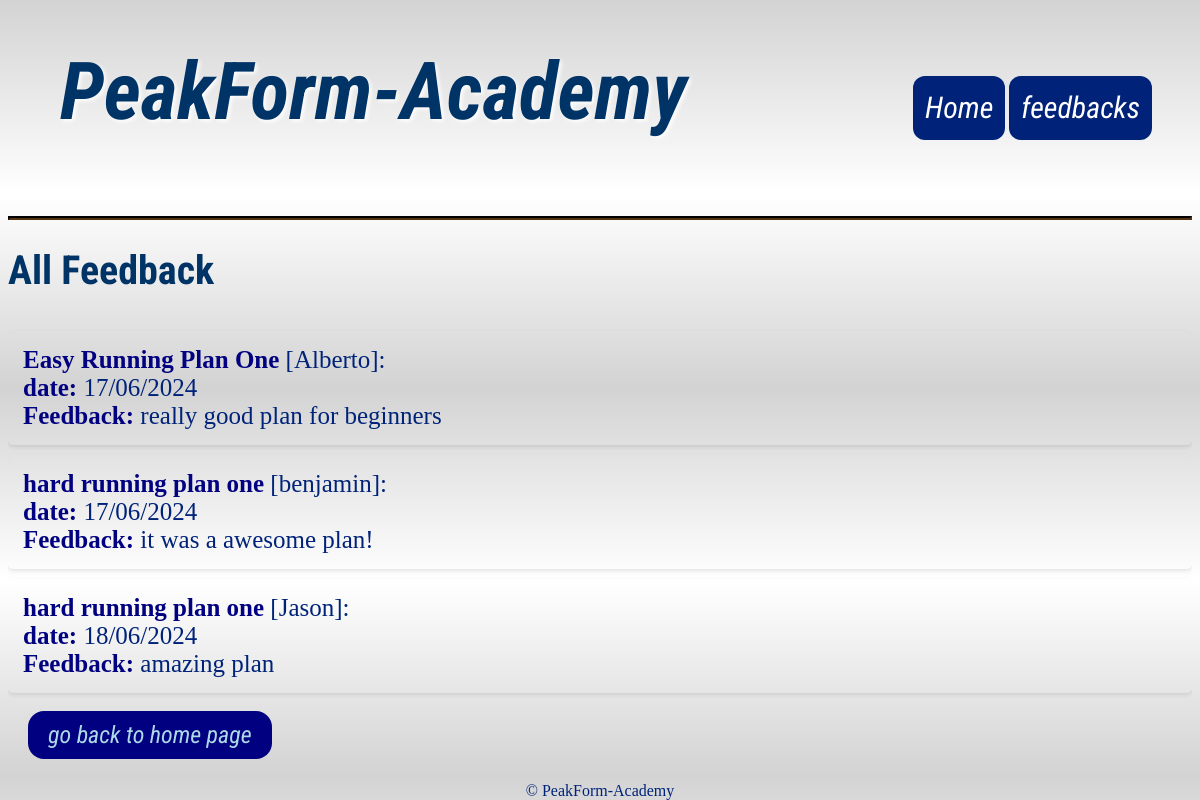
Page /DisplayFeedback on the committed database.
### tables this page shows
CREATE TABLE feedback (
        id INTEGER PRIMARY KEY AUTOINCREMENT,
        username TEXT NOT NULL,
        content TEXT NOT NULL,
        plan TEXT NOT NULL,
        date TIMESTAMP DEFAULT CURRENT_TIMESTAMP
    );

### routes.py (the view)
@app.route('/DisplayFeedback')
def display_feedback():
    conn = sqlite3.connect('PFA.db')
    cursor = conn.cursor()
    cursor.execute('SELECT username, content, date, plan FROM feedback')
    feedbacks = cursor.fetchall()
    conn.close()
    formatted_feedbacks = []
    for feedback in feedbacks:
        username, content, date_str, plan = feedback
        date_str = date_str.split('.')[0]
        formatted_date = datetime.strptime(date_str, '%Y-%m-%d %H:%M:%S').strftime('%d/%m/%Y')
        formatted_feedbacks.append((username, content, formatted_date, plan))
    return render_template('DisplayFeedback.html', feedbacks=formatted_feedbacks)

### templates/DisplayFeedback.html (shortened to what this page needs)
{%extends 'layout.html'%}
{%block content%}
<html lang="en">
<head>
</head>
<body>
    <h1>All Feedback</h1>
    <ul>
        {% for username, content, plan, date in feedbacks %}
            <li>
                <strong>{{ date }}</strong> [{{ username }}]:
                <br><strong>date:</strong> {{ plan }}
                <br><strong>Feedback:</strong> {{ content }}
            </li>
        {% endfor %}
    </ul>
    <a class="button" href="/">go back to home page</a>
</body>
{%endblock%}

### templates/layout.html (shortened to what this page needs)
<!DOCTYPE html>
<html lang="en">
<head>
  <link rel="stylesheet" type="text/css" href="/static/css/style.css">
</head>
<body>
  <header>
    <div class="header">
      <logo>PeakForm-Academy</logo>
      <div class="header-right">
        <a class="button" href="/">Home</a>
        <a href="/DisplayFeedback" class="button">feedbacks</a>
      </div>
    </div>
  </header>
  <hr/>
  <main>
    {% block content %}{% endblock %}
  </main>
  <footer>
  © PeakForm-Academy
  </footer>
</body>
</html>

### static/css/style.css (style rules this page uses)
h1 { font-family: 'Roboto Condensed', sans-serif; font-size: 250%; color: #003366; }
html { background: linear-gradient(lightgrey, white ,lightgrey,white, lightgrey); color: #002379; }
ul { list-style-type: none; margin: 0; padding: 0; overflow: hidden; position: -webkit-sticky; position: sticky; top: 0; }
.button { background-color: navy; border: none; color: #ADD8E6; padding: 10px 20px; text-align: center; text-decoration: none; display: inline-block; margin: 8px 4px; cursor: pointer; border-radius: 16px; font-family: 'Roboto Condensed', sans-serif; font-style: italic; font-size: 150%; margin-right: 20px; margin-left: 20px; }
a { text-decoration: none; color: #F8F4E1; font-size: 140%; }
.header { overflow: hidden; padding: 60px 40px; border-radius: 12px; color: #002379; }
.header logo { float: left; color: #003366; text-align: center; padding: 12px; text-decoration: none; font-size: 80px; line-height: 25px; border-radius: 4px; font-family: 'Roboto Condensed', sans-serif; font-weight: bold; font-style: italic; text-shadow: 2px 2px 4px white; }
.header a { background-color: #002379; float: left; color: white; text-align: center; padding: 12px; text-decoration: none; font-size: 30px; line-height: 40px; border-radius: 12px; font-family: 'Roboto Condensed', sans-serif; font-style: italic; margin-left: 4px; margin-right: 0; }
.header-right { float: right; }
hr { display: block; border-width: 2px; border-color: #543310; }
footer { display: block; text-align: center; position: fixed; bottom: 0; left: 0; right: 0; }
footer { color: #002379; }
li strong { color: #ff6600; }
li { margin: 10px 0; padding: 15px; border-radius: 5px; box-shadow: 0 2px 4px rgba(0, 0, 0, 0.1); text-align: left; font-size: 25PX; }
li strong { color: navy; }

### rows in the picture
feedback: plan "Easy Running Plan One", username "Alberto", date "17/06/2024", content "really good plan for beginners"
feedback: plan "hard running plan one", username "benjamin", date "17/06/2024", content "it was a awesome plan!"
feedback: plan "hard running plan one", username "Jason", date "18/06/2024", content "amazing plan"
